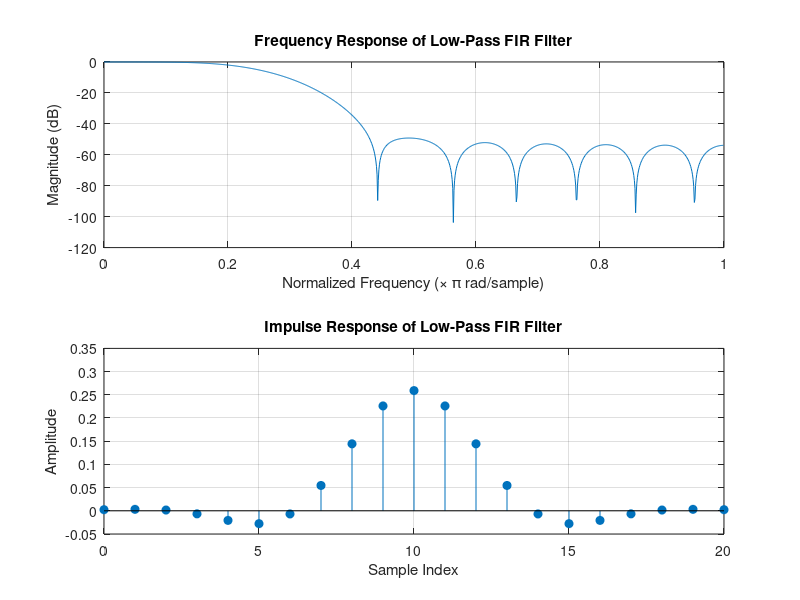
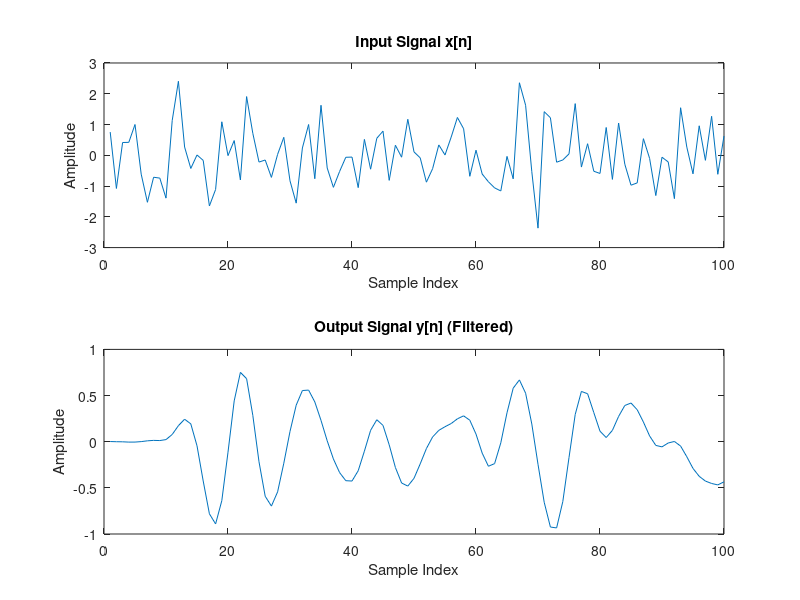

The MATLAB source for these figures, in order:
% Filter specifications
fc = 0.26 * pi; % Cutoff frequency in radians/sample
Fs = 1; % Normalized frequency (1 corresponds to pi radians/sample)
N = 21; % Filter order (must be odd for symmetric FIR filter)

% Calculate the ideal low-pass filter coefficients (sinc function)
n = 0:N-1; % Sample indices
wc = fc / Fs; % Normalized cutoff frequency
h_ideal = (sin(wc * (n - (N-1)/2))) ./ (pi * (n - (N-1)/2)); % Sinc function

% Handle the division by zero at the center
h_ideal((N-1)/2 + 1) = wc / pi; % Set the center value

% Apply the Hamming window
hamming_window = hamming(N)'; % Hamming window
h = h_ideal .* hamming_window; % Windowed filter coefficients

% Normalize the filter coefficients
h = h / sum(h); % Ensure unity gain at DC

% Frequency response
[H, f] = freqz(h, 1, 1024); % Frequency response

% Plot the frequency response
figure;
subplot(2, 1, 1);
plot(f/pi, 20*log10(abs(H))); % Convert to dB
title('Frequency Response of Low-Pass FIR Filter');
xlabel('Normalized Frequency (\times \pi rad/sample)');
ylabel('Magnitude (dB)');
grid on;

% Plot the impulse response
subplot(2, 1, 2);
stem(0:N-1, h, 'filled');
title('Impulse Response of Low-Pass FIR Filter');
xlabel('Sample Index');
ylabel('Amplitude');
grid on;

% Optional: Filter a sample input signal
N_samples = 100; % Number of samples for input signal
x = randn(1, N_samples); % Input signal (white noise)
y = filter(h, 1, x); % Filter the input signal

% Plot the input and output signals
figure;
subplot(2, 1, 1);
plot(x);
title('Input Signal x[n]');
xlabel('Sample Index');
ylabel('Amplitude');

subplot(2, 1, 2);
plot(y);
title('Output Signal y[n] (Filtered)');
xlabel('Sample Index');
ylabel('Amplitude');